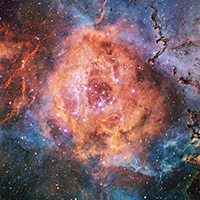
#> input picture square_input.jpg, 200 x 200 px
$ python squircle_crop.py
#> lines starting #> are read from the running program, lines starting #| are printed output that depends on the picture; after the words box and inside, x2 and y2 are one past the last pixel; in counts of white or black regions, pixels touching at a corner belong together
from PIL import Image, ImageDraw

def draw_superellipse_transparent(size, exponent, color):
    # Create a new image with a transparent background
    image = Image.new("RGBA", size, (0, 0, 0, 0))

    # Create a drawing object
    draw = ImageDraw.Draw(image)

    # Draw the superellipse
    for x in range(size[0]):
        for y in range(size[1]):
            px = abs(x - size[0]//2)**exponent
            py = abs(y - size[1]//2)**exponent
            if (px + py)**(1/exponent) < size[0]//2:
                draw.point((x, y), fill=color)

    return image

def crop_with_superellipse(image_path, exponent = 8):
    # Load the original image
#> called with image_path = 'square_input.jpg', exponent = 4
    image = Image.open(image_path)
#> image is the input picture: PIL image 200x200 RGB; mean R, G, B 125.8, 95.8, 101.2
    assert image.width == image.height, "image should be square"

    # Define parameters for superellipse
    size  = (image.width, image.height)
#> size = (200, 200)

    # Create a new image with a transparent background
    cropped_image = Image.new("RGBA", size, (0, 0, 0, 0))
#> cropped_image: PIL image 200x200 RGBA; every value is 0

    # Create a drawing object
    mask = Image.new("L", size, 0)
#> mask: PIL image 200x200 L; every value is 0
    draw = ImageDraw.Draw(mask)

    # Draw the superellipse
    for x in range(size[0]):
        for y in range(size[1]):
            px = abs(x - size[0]//2)**exponent
            py = abs(y - size[1]//2)**exponent
            if (px + py)**(1/exponent) < size[0]//2:
                draw.point((x, y), fill=255)

    # Apply mask to the new image as alpha channel
    cropped_image.putalpha(mask)
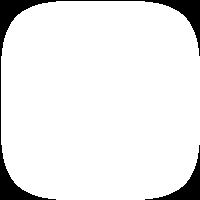
#> mask: PIL image 200x200 L; 92.4% white; 2 black regions, box (x1, y1, x2, y2) and area: (0, 0, 200, 200) 2376, (145, 145, 200, 200) 659
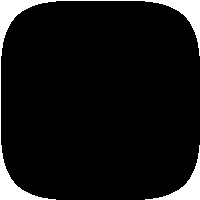
#> cropped_image: PIL image 200x200 RGBA; mean R, G, B, A 0, 0, 0, 235.7; transparent parts drawn white

    # Paste the original image onto the new image using the alpha channel
    cropped_image.paste(image, (0, 0), mask=mask)
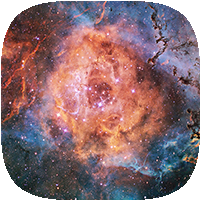
#> cropped_image: PIL image 200x200 RGBA; mean R, G, B, A 121.1, 91.3, 96.2, 235.7; transparent parts drawn white

    # Return the cropped image
    return cropped_image

if __name__ == '__main__':

    # # Draw superellipse
    # squircle = draw_superellipse_transparent((800, 800), 4, 'black')
    # squircle.show()
    # del(squircle)

    # Load the original image
    original_image_path = "square_input.jpg"

    # Crop the image with the superellipse as a mask
    cropped_image = crop_with_superellipse(original_image_path, 4)
    cropped_image.show()
